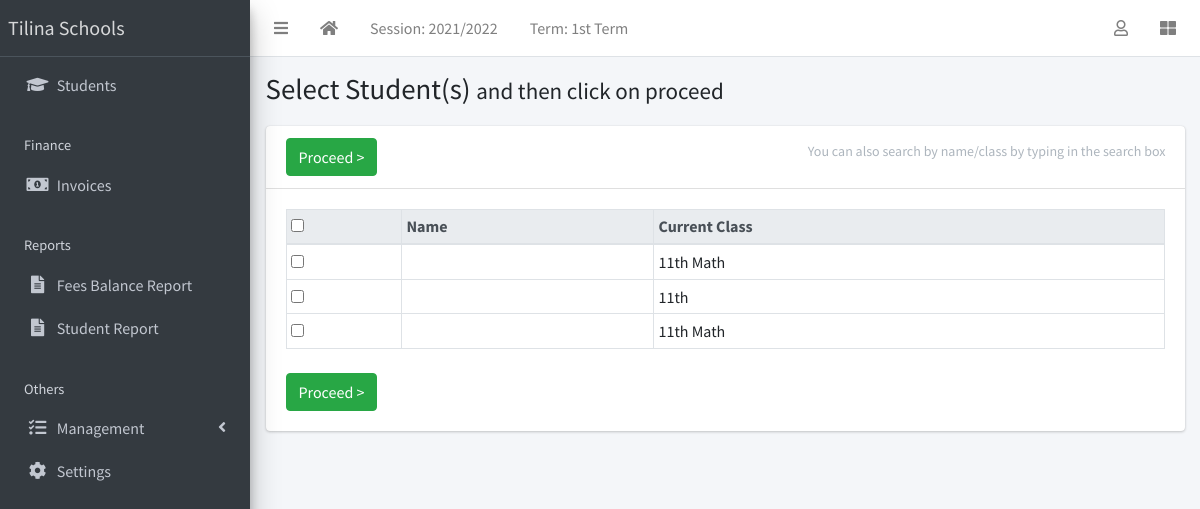
The page /result/create/ (signed in) on the database its author committed.
### apps/corecode/models.py (models this page shows, shortened)
class AcademicSession(models.Model):
    name = models.CharField(max_length=200, unique=True)
    current = models.BooleanField(default=True)
    class Meta:
        ordering = ["-name"]

class AcademicTerm(models.Model):
    name = models.CharField(max_length=20, unique=True)
    current = models.BooleanField(default=True)
    class Meta:
        ordering = ["name"]

class StudentClass(models.Model):
    name = models.CharField(max_length=200, unique=True)
    class Meta:
        verbose_name = "Class"
        verbose_name_plural = "Classes"
        ordering = ["name"]
    def __str__(self):
        return self.name

### apps/students/models.py (models this page shows, shortened)
class Student(models.Model):
    STATUS_CHOICES = [("active", "Active"), ("inactive", "Inactive")]
    GENDER_CHOICES = [("male", "Male"), ("female", "Female")]
    current_status = models.CharField(
        max_length=10, choices=STATUS_CHOICES, default="active"
    )
    last_name = models.CharField(max_length=60)
    first_name = models.CharField(max_length=60)
    middle_name = models.CharField(max_length=60, blank=True)
    gender = models.CharField(max_length=10, choices=GENDER_CHOICES, default="male")
    date_of_birth = models.DateField(default=timezone.now)
    current_class = models.ForeignKey(
        StudentClass, on_delete=models.SET_NULL, blank=True, null=True
    )
    date_of_admission = models.DateField(default=timezone.now)
    created_at = models.DateTimeField(default=timezone.now)
    mobile_num_regex = RegexValidator(
        regex="^[0-9]{10,15}$", message="Entered mobile number isn't in a right format!"
    )
    parent_mobile_number = models.CharField(
        validators=[mobile_num_regex], max_length=13, blank=True
    )
    village = models.CharField(max_length=60)
    traditional_authority = models.CharField(max_length=60)
    district = models.CharField(max_length=60)
    others = models.TextField(blank=True)
    address = models.TextField(blank=True, verbose_name="Residential Address")
    denomination = models.CharField(max_length=60)
    allergies = models.TextField(blank=True)
    medical_doctor = models.CharField(max_length=60)
    passport = models.ImageField(blank=True, upload_to="students/passports/")
    class Meta:
        ordering = ["last_name", "first_name", "middle_name"]
    def __str__(self):
        return f"{self.last_name} {self.first_name} {self.middle_name}"

### apps/result/views.py (the view, shortened to what this page needs)
# urls.py: path("create/", create_result, name="create-result"),
@login_required
def create_result(request):
    students = Student.objects.all()
    return render(request, "result/create_result.html", {"students": students})

### apps/corecode/context_processors.py (called while the page is built)
def site_defaults(request):
    current_session = AcademicSession.objects.get(current=True)
    current_term = AcademicTerm.objects.get(current=True)
    vals = SiteConfig.objects.all()
    contexts = {
        "current_session": current_session.name,
        "current_term": current_term.name,
    }
    for val in vals:
        contexts[val.key] = val.value
    return contexts

### apps/result/templates/result/create_result.html (shortened to what this page needs)
{% extends 'base.html' %}
{% block title %}
  Select Student(s) <span class="small">and then click on proceed</span>
{% endblock title %}
{% block content-header %}
  <form method="POST">
  <div class="card-header">
    <h3 class="card-title">
      <input type="submit" class="btn btn-success" value="Proceed >">
    </h3>
    <div class="card-tools">
      <p class="small btn btn-tool">You can also search by name/class by typing in the search box</p>
    </div>
  </div>
{% endblock content-header %}
{% block content %}
  <table id="studenttable" class="table table-sm table-bordered" data-page-length='100'>
    <thead class="thead-light">
      <tr>
        <th><input type="checkbox" id="selecter"></th>
        <th>Name</th>
        <th>Current Class</th>
      </tr>
    </thead>
    <tbody>
      {% for student in students %}
        <tr>
          <td><input type="checkbox" id="{{ student.id }}" name="students" value="{{ student.id}}"></td>
          <td>{{student}} </td>
          <td>{{student.current_class}}</td>
        </tr>
      {% endfor %}
    </tbody>
  </table>
  <input type="submit" class="btn btn-success mt-2" value="Proceed >">
</form>
{% endblock content %}

### templates/base.html (shortened to what this page needs)
{% load static %}
<!DOCTYPE html>
<html lang="en">
<head>
  <link rel="stylesheet" href="{% static 'plugins/fontawesome-free/css/all.min.css' %}">
  <link rel="stylesheet" href="{% static 'plugins/toastr/toastr.min.css' %}">
  <link rel="stylesheet"
    href="{% static 'plugins/overlayScrollbars/css/OverlayScrollbars.min.css' %}">
  <link rel="stylesheet" href="{% static 'plugins/Datatables/datatables.min.css' %}" />
  <link rel="stylesheet" href="{% static 'dist/css/adminlte.min.css' %}">
</head>
<body
  class="hold-transition sidebar-mini layout-fixed layout-navbar-fixed layout-footer-fixed">
  <div class="wrapper">
    <nav class="main-header navbar navbar-expand navbar-white navbar-light">
      <ul class="navbar-nav">
        <li class="nav-item">
          <a class="nav-link" data-widget="pushmenu" href="#" role="button"><i
              class="fas fa-bars"></i></a>
        </li>
        <li class="nav-item d-none d-sm-inline-block">
          <a href="{% url 'home' %} " class="nav-link"><i class="fa fa-home"></i></a>
        </li>
        <li class="nav-item d-none d-sm-inline-block">
          <a href="{% url 'current-session' %}" class="nav-link">Session: {{ current_session }}</a>
        </li>
        <li class="nav-item d-none d-sm-inline-block">
          <a href="{% url 'current-session' %}" class="nav-link">Term: {{ current_term }}</a>
        </li>
      </ul>
      <ul class="navbar-nav ml-auto">
        <li class="nav-item dropdown">
          <a class="nav-link" data-toggle="dropdown" href="#">
            <i class="far fa-user"></i>
          </a>
        </li>
        <li class="nav-item">
          <a class="nav-link" data-widget="control-sidebar" data-slide="true"
            href="#" role="button"><i class="fas fa-th-large"></i></a>
        </li>
      </ul>
    </nav>
    <aside class="main-sidebar sidebar-dark-primary elevation-4">
      <a href="{% url 'home' %}" class="brand-link">Tilina Schools</a>
      <div class="sidebar">
        <nav class="mt-2">
          <ul class="nav nav-pills nav-sidebar flex-column"
            data-widget="treeview" role="menu" data-accordion="false">
            <li class="nav-item">
              <a href="{% url 'student-list' %}" class="nav-link">
                <i class="nav-icon fas fa-graduation-cap"></i>
                <p>
                  Students
                </p>
              </a>
            </li>
            <li class="nav-header">Finance</li>
            <li class="nav-item">
              <a href="{% url 'invoice-list' %}" class="nav-link">
                <i class="nav-icon fas fa-money-bill-alt"></i>
                <p>
                  Invoices
                </p>
              </a>
            </li>
            <li class="nav-header">Reports</li>
            <li class="nav-item">
              <a href="#" class="nav-link">
                <i class="nav-icon fas fa-file-alt"></i>
                <p>
                  Fees Balance Report
                </p>
              </a>
            </li>
            <li class="nav-item">
              <a href="#" class="nav-link">
                <i class="nav-icon fas fa-file-alt"></i>
                <p>
                  Student Report
                </p>
              </a>
            </li>
            <li class="nav-header">Others</li>
            <li class="nav-item has-treeview">
              <a href="#" class="nav-link">
                <i class="nav-icon fas fa-tasks"></i>
                <p>
                  Management
                  <i class="fas fa-angle-left right"></i>
                </p>
              </a>
            </li>
            <li class="nav-item">
              <a href="{% url 'configs' %}" class="nav-link">
                <i class="nav-icon fas fa-cog"></i>
                <p>
                  Settings
                </p>
              </a>
            </li>
          </ul>
        </nav>
      </div>
    </aside>
    <div class="content-wrapper">
      <section class="content-header">
        <div class="container-fluid">
          <div class="row mb-1">
            <div class="col-sm-8">
              <h1>{% block title %}{% endblock title %}</h1>
            </div>
            <div class="col-sm-4">
            </div>
          </div>
        </div>
      </section>
      <section class="content">
        <div class="container-fluid">
          <div class="row">
            <div class="col-md-12">
              {% block fullcard %}
              <div class="card">
                {% block content-header %}{% endblock content-header %}
                <div class="card-body">
                  <div class="row">
                    <div class="col">
                      {% block content %}
                      {% endblock content %}
                    </div>
                  </div>
                </div>
              </div>
              {% endblock fullcard %}
            </div>
          </div>
</body>
</html>

### rows shown on the page
AcademicSession: name "2021/2022"
AcademicTerm: name "1st Term"
Student: current_class "11th Math"
Student: current_class "11th"
Student: current_class "11th Math"
